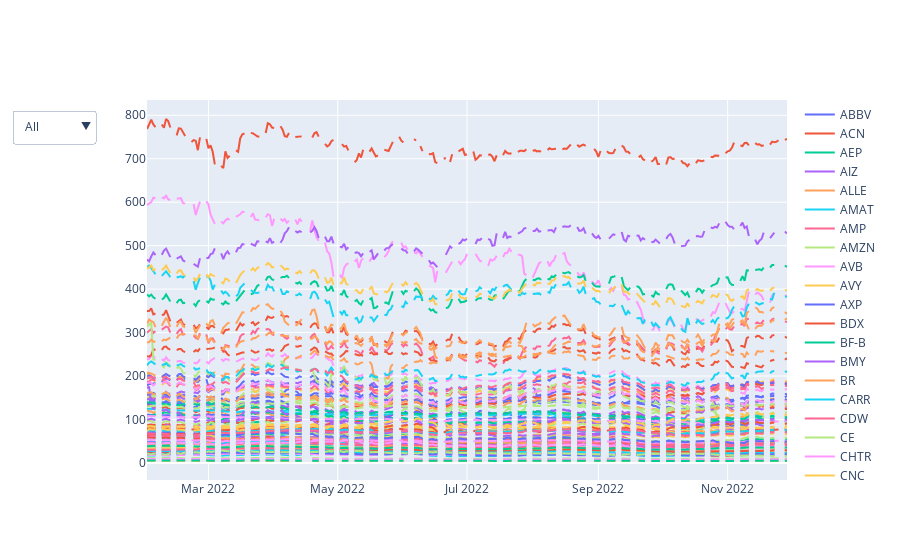

Notebook code for this chart:
### Code cell
import plotly.express as px
import plotly.graph_objects as pog
import calendar

grafiknya = pog.Figure()

tanggal = np.array(pd.to_datetime(df_price_wide.columns.to_numpy()).to_numpy(),dtype=np.datetime64)

selector = 100*[False]
button_all = []
sel_num = 0



for i in df_price_wide.index:
    grafiknya.add_trace(
        pog.Line(x=tanggal,y=df_price_wide.loc[i,],name=i)
    )
    
    selector[sel_num] = True
    hasilku = selector
    button_1 = dict(
        label = i,
        method="update",
        args=[
            {"visible":selector[:100]},
            {'title':{'text':'Grafik Harga Saham '+ i}}
        ]
    )
    selector[sel_num] = False
    sel_num += 1
    button_all.append(button_1)

kamus = dict(
    label="All",
    method="update",
    args=[
            {"visible":100*[True]},
            {'title':{'text':'Grafik Harga Saham Seluruhnya'}}
        ]
)

button_all.insert(0,kamus)


grafiknya.update_layout(
    updatemenus=[
        dict(
            buttons = list(
                button_all
            ),
            direction="down",
            pad={"r": 20, "t": 10},
            showactive=True
        )
    ]
)
grafiknya.show()
# print(calendar.calendar(2022))
